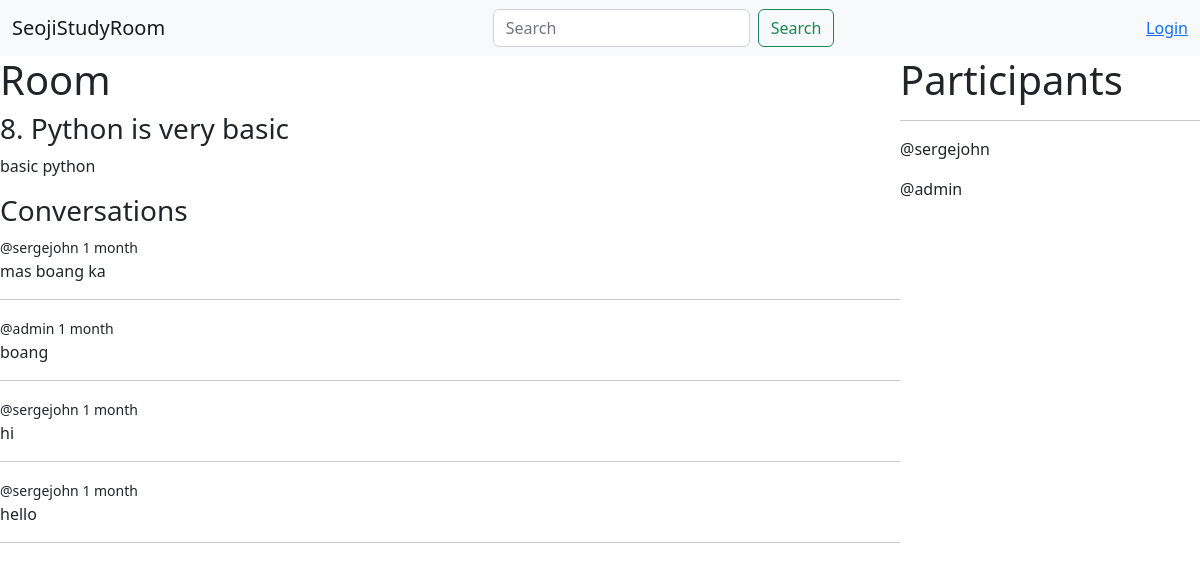
The app's page /room/8 with its own data.
### base/models.py (models this page shows, shortened)
class Room(models.Model):
    host = models.ForeignKey(User, on_delete=models.SET_NULL, null=True)
    topic = models.ForeignKey(Topic, on_delete=models.SET_NULL, null=True)
    name = models.CharField(max_length=200)
    description = models.TextField(null=True, blank=True)
    participants = models.ManyToManyField(User, related_name='participants', null=True)
    updated = models.DateTimeField(auto_now=True)
    created = models.DateTimeField(auto_now_add=True)
    class Meta:
        ordering = ['-created', '-updated']

class Message(models.Model):
    user = models.ForeignKey(User, on_delete=models.CASCADE)
    room = models.ForeignKey(Room, on_delete=models.CASCADE)
    body = models.TextField()
    updated = models.DateTimeField(auto_now=True)
    created = models.DateTimeField(auto_now_add=True)
    class Meta:
        ordering = ['-created', '-updated']

### base/views.py (the view, shortened to what this page needs)
# urls.py: path('room/<str:id>', views.room, name="room"),
def room(request,id):
    room = Room.objects.get(pk=id)
    room_messages = room.message_set.all().order_by('-created')
    participants = room.participants.all()
    return render(request, 'base/room.html', {"room": room, "room_messages": room_messages, 'participants': participants})

### base/templates/base/room.html (shortened to what this page needs)
{% extends 'layout.html' %}
{% block body %}
<div class="room-container">
    <div>
        <h1>Room</h1>
        <h3>{{room.id}}. {{room.name}}</h3>
        <p>{{room.description}}</p>
        <div class="comments">
            <h3>Conversations</h3>
            {% for room_message in room_messages %}
            <small>@{{room_message.user}} {{room_message.created|timesince}}</small>
            <p>{{room_message.body}}</p>
            <hr>
            {%endfor%}
        </div >
    </div>
    <div>
        <h1>Participants</h1>
        <hr>
        {% for user in participants %}
        <p>@{{user}}</p>
        {% endfor %}
    </div>
</div>
{% endblock %}

### base/templates/base/room.html (style rules this page uses)
.room-container { display: grid; grid-template-columns: 3fr 1fr; }

### records on screen
Room: id "8", name "Python is very basic", description "basic python"
Message: user "sergejohn", created "1 month", body "mas boang ka"
Message: user "admin", created "1 month", body "boang"
Message: user "sergejohn", created "1 month", body "hi"
Message: user "sergejohn", created "1 month", body "hello"

### other values on screen
{{ user }} "sergejohn"
{{ user }} "admin"
